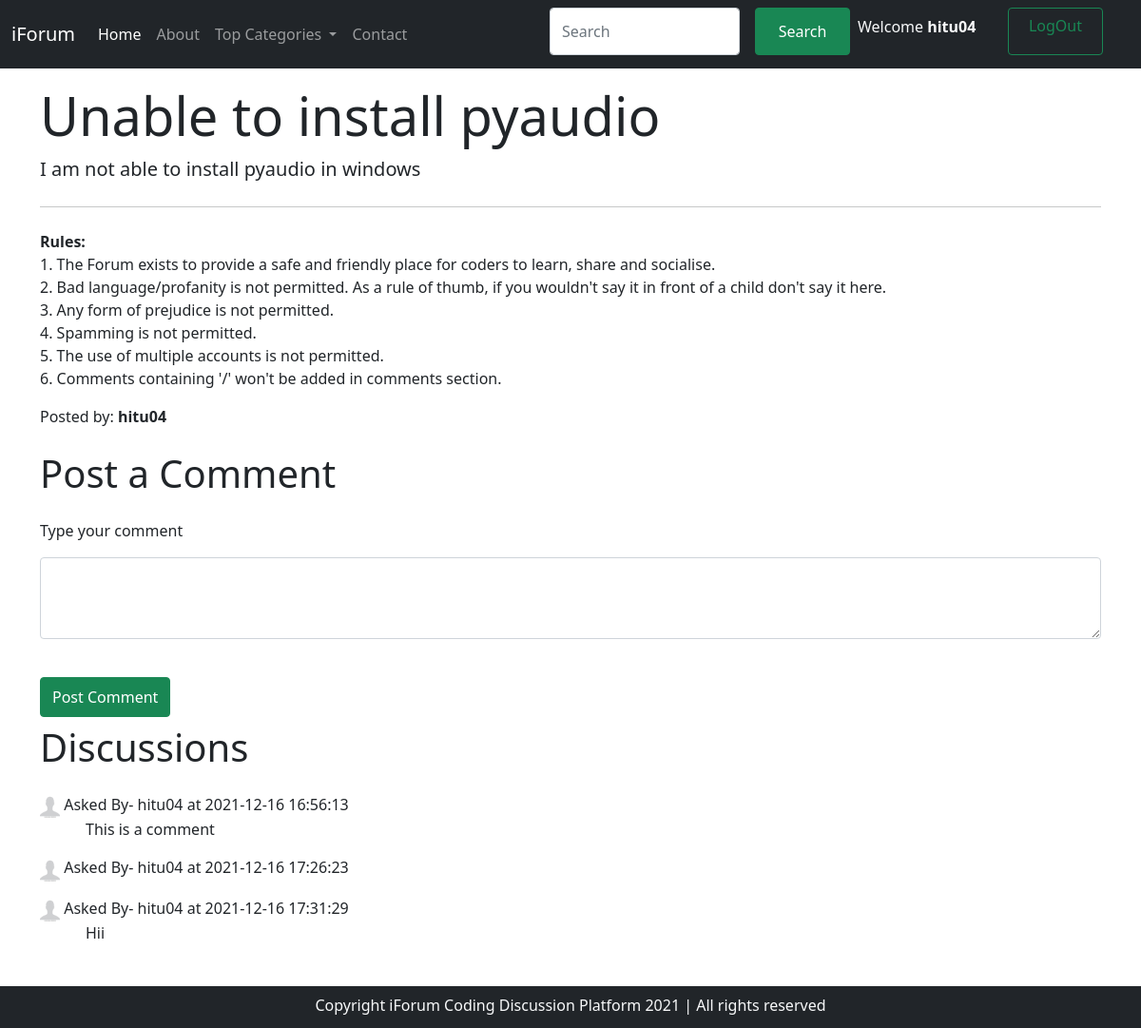
The app's page /thread.php?thread_id=1 (signed in) with its own data.
### tables this page shows
CREATE TABLE `threads` (
  `thread_id` int(11) NOT NULL,
  `thread_title` varchar(255) NOT NULL,
  `thread_desc` text NOT NULL,
  `thread_cat_id` int(11) NOT NULL,
  `thread_user` int(11) NOT NULL,
  `thread_dt` datetime NOT NULL DEFAULT current_timestamp()
);

CREATE TABLE `users` (
  `sno` int(11) NOT NULL,
  `user_name` varchar(10) NOT NULL,
  `user_email` varchar(30) NOT NULL,
  `user_pass` varchar(255) NOT NULL,
  `user_dt` datetime NOT NULL DEFAULT current_timestamp()
);

CREATE TABLE `comments` (
  `com_id` int(11) NOT NULL,
  `com_desc` text NOT NULL,
  `thread_id` int(11) NOT NULL,
  `com_dt` datetime NOT NULL DEFAULT current_timestamp(),
  `com_by` int(11) NOT NULL
);

### thread.php (the view, shortened to what this page needs)
<!doctype html>
<html lang="en">
<head>
    <link href="https://cdn.jsdelivr.net/npm/bootstrap@5.1.3/dist/css/bootstrap.min.css" rel="stylesheet">
</head>
<body>
    <?php include 'partials\_dbconnect.php'; ?>
    <?php include 'partials\_header.php'; ?>
    <?php
    $id = $_GET['thread_id'];
    $sql = "select * from `threads` where `thread_id`='$id' ";
    $res = mysqli_query($con, $sql);
    while ($row = mysqli_fetch_assoc($res)) {
        $threadname = $row['thread_title'];
        $threaddesc = $row['thread_desc'];
        $thread_user_id = $row['thread_user'];
        $sql2 = "select user_name from `users` where `sno`='$thread_user_id' ";
        $res2=mysqli_query($con,$sql2);
        $row2 = mysqli_fetch_assoc($res2);
        $posted=$row2['user_name'];
    }
    ?>
    <div class="container my-3">
        <div class="jumbotron">
            <h1 class="display-4"><?php echo $threadname; ?> </h1>
            <p class="lead"><?php echo $threaddesc; ?></p>
            <hr class="my-4">
            <p> <b>Rules: <br></b>
                1. The Forum exists to provide a safe and friendly place for coders to learn, share and socialise.<br>
                2. Bad language/profanity is not permitted. As a rule of thumb, if you wouldn't say it in front of a child don't say it here. <br>
                3. Any form of prejudice is not permitted. <br>
                4. Spamming is not permitted. <br>
                5. The use of multiple accounts is not permitted.<br>
                6. Comments containing '/' won't be added in comments section.
            </p>
            <p>Posted by: <b><?php echo $posted;?></b></p>
        </div>
    </div>
    <?php
                if(isset($_SESSION['loggedin']) and $_SESSION['loggedin']==true){
                        echo '<div class="container">
                        <h1 class="py-2">Post a Comment</h1>
                        <form action="'.$_SERVER["REQUEST_URI"].'" method="POST">
                            <div class="form-group my-3">
                                <label for="exampleFormControlTextarea1">Type your comment</label>
                                <textarea class="form-control my-3" id="comment" name="comment" rows="3"></textarea>
                                <input type="hidden" name="sno" value="'.$_SESSION['sno'].'">
                            </div>
                            <br>
                            <button type="submit" class="btn btn-success py-2">Post Comment</button>
                        </form>
                    </div>
                            ';
                }
        ?>
    <div class="container">
        <h1 class="py-2">Discussions</h1>
        <?php
        $id = $_GET['thread_id'];
        $sql = "select * from `comments` where `thread_id`=$id ";
        $res = mysqli_query($con, $sql);
        while ($row = mysqli_fetch_assoc($res)) {
            $com = $row['com_desc'];
            $dt=$row['com_dt'];
            $com_user_id=$row['com_by'];
            $sql2="select * from `users` where sno='$com_user_id' ";
            $res2 = mysqli_query($con, $sql2);
            $row2 = mysqli_fetch_assoc($res2);
            echo '<div class="media my-3">
                            <div class="media-body">
                                    <p class="font-weight-bold my-0 text-dark"><img src="images\profile.jpg" class="inline mr-3" width="21px" height="25px" class="mr-3 " alt="..."> Asked By- '.$row2['user_name'].' at ' . $dt . ' <br></p><p class="mx-5">' . $com . '</p>
                            </div>
                          </div>';
        }
        ?>
    </div>
    <br>
    <br>
    <br>
    <?php include 'partials\_footer.php'; ?>
</body>
</html>

### records on screen
threads: thread_title "Unable to install pyaudio", thread_desc "I am not able to install pyaudio in windows"
users: user_name "hitu04"
comments: users.user_name "hitu04", com_dt "2021-12-16 16:56:13", com_desc "This is a comment"
comments: users.user_name "hitu04", com_dt "2021-12-16 17:26:23"
comments: users.user_name "hitu04", com_dt "2021-12-16 17:31:29", com_desc "Hii"

### other values on screen
$_SESSION['user_name'] "hitu04"
